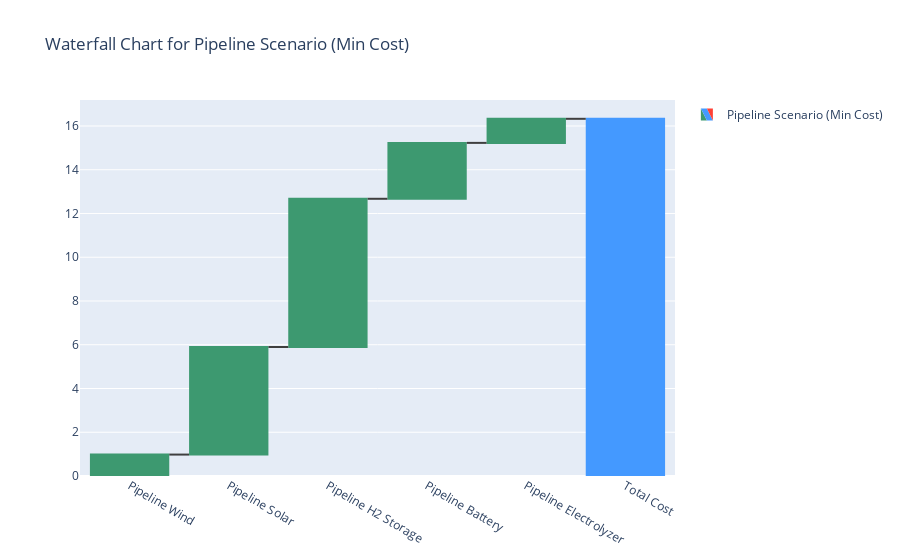
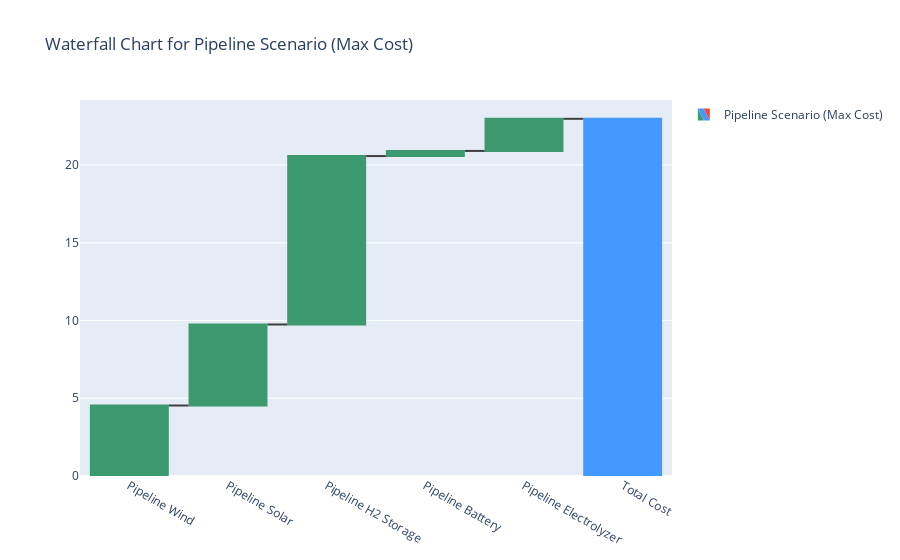
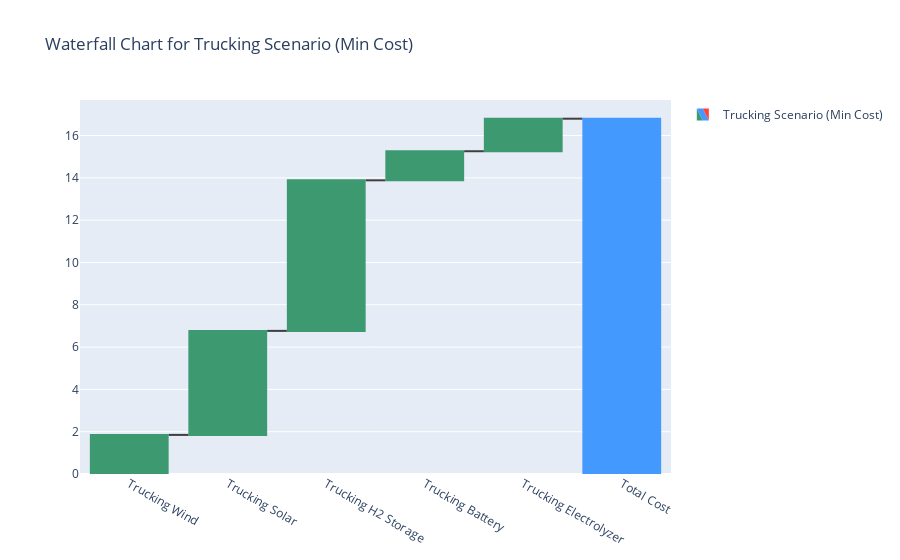
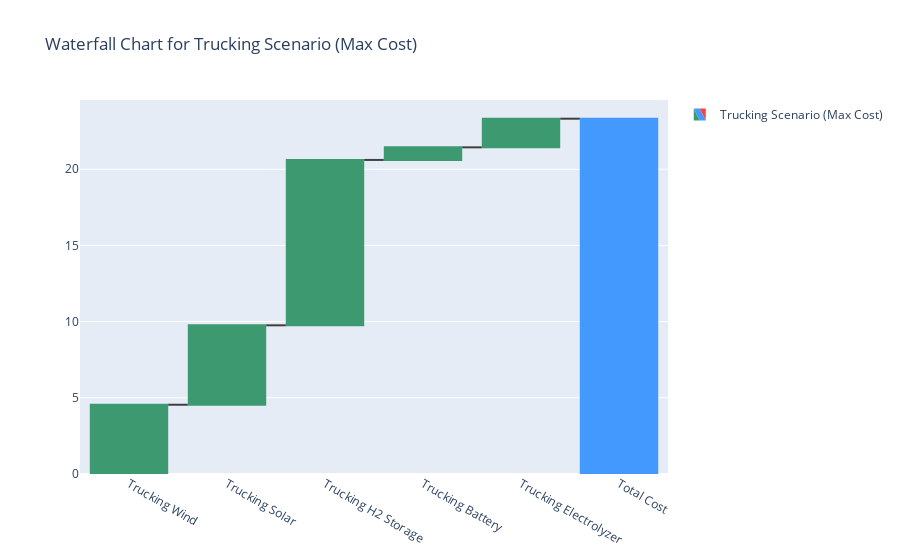

Notebook source saved alongside these figures, in order:
### Code cell
import plotly.graph_objects as go

# Define the components for the waterfall chart
pipeline_components = ['Vientiane LCOH - pipeline wind portion', 'Vientiane LCOH - pipeline solar portion', 
                       'Vientiane LCOH - pipeline H2 storage portion', 'Vientiane LCOH - pipeline battery costs portion', 
                       'Vientiane LCOH - pipeline electrolyzer portion']

trucking_components = ['Vientiane LCOH - trucking wind portion', 'Vientiane LCOH - trucking solar portion', 
                       'Vientiane LCOH - trucking H2 storage portion', 'Vientiane LCOH - trucking battery costs portion', 
                       'Vientiane LCOH - trucking electrolyzer portion']

# Min-Cost Pipeline Scenario Waterfall
pipeline_min_data = min_pipeline_cost_hexagon[pipeline_components].tolist()
fig_pipeline_min = go.Figure(go.Waterfall(
    name="Pipeline Scenario (Min Cost)", orientation="v",
    measure=["relative", "relative", "relative", "relative", "relative", "total"],
    x=["Pipeline Wind", "Pipeline Solar", "Pipeline H2 Storage", "Pipeline Battery", "Pipeline Electrolyzer", "Total Cost"],
    y=pipeline_min_data + [sum(pipeline_min_data)],
    connector={"line": {"color": "rgb(63, 63, 63)"}},
))
fig_pipeline_min.update_layout(title="Waterfall Chart for Pipeline Scenario (Min Cost)", showlegend=True)
fig_pipeline_min.show()

# Max-Cost Pipeline Scenario Waterfall
pipeline_max_data = max_pipeline_cost_hexagon[pipeline_components].tolist()
fig_pipeline_max = go.Figure(go.Waterfall(
    name="Pipeline Scenario (Max Cost)", orientation="v",
    measure=["relative", "relative", "relative", "relative", "relative", "total"],
    x=["Pipeline Wind", "Pipeline Solar", "Pipeline H2 Storage", "Pipeline Battery", "Pipeline Electrolyzer", "Total Cost"],
    y=pipeline_max_data + [sum(pipeline_max_data)],
    connector={"line": {"color": "rgb(63, 63, 63)"}},
))
fig_pipeline_max.update_layout(title="Waterfall Chart for Pipeline Scenario (Max Cost)", showlegend=True)
fig_pipeline_max.show()

# Min-Cost Trucking Scenario Waterfall
trucking_min_data = min_trucking_cost_hexagon[trucking_components].tolist()
fig_trucking_min = go.Figure(go.Waterfall(
    name="Trucking Scenario (Min Cost)", orientation="v",
    measure=["relative", "relative", "relative", "relative", "relative", "total"],
    x=["Trucking Wind", "Trucking Solar", "Trucking H2 Storage", "Trucking Battery", "Trucking Electrolyzer", "Total Cost"],
    y=trucking_min_data + [sum(trucking_min_data)],
    connector={"line": {"color": "rgb(63, 63, 63)"}},
))
fig_trucking_min.update_layout(title="Waterfall Chart for Trucking Scenario (Min Cost)", showlegend=True)
fig_trucking_min.show()

# Max-Cost Trucking Scenario Waterfall
trucking_max_data = max_trucking_cost_hexagon[trucking_components].tolist()
fig_trucking_max = go.Figure(go.Waterfall(
    name="Trucking Scenario (Max Cost)", orientation="v",
    measure=["relative", "relative", "relative", "relative", "relative", "total"],
    x=["Trucking Wind", "Trucking Solar", "Trucking H2 Storage", "Trucking Battery", "Trucking Electrolyzer", "Total Cost"],
    y=trucking_max_data + [sum(trucking_max_data)],
    connector={"line": {"color": "rgb(63, 63, 63)"}},
))
fig_trucking_max.update_layout(title="Waterfall Chart for Trucking Scenario (Max Cost)", showlegend=True)
fig_trucking_max.show()

### Figure 1 — Plotly figure (JSON) as saved in the notebook; plotly's stock layout.template omitted (floating-point values rounded to 4 significant figures)
{"data": [{"connector": {"line": {"color": "rgb(63, 63, 63)"}}, "measure": ["relative", "relative", "relative", "relative", "relative", "total"], "name": "Pipeline Scenario (Min Cost)", "orientation": "v", "type": "waterfall", "x": ["Pipeline Wind", "Pipeline Solar", "Pipeline H2 Storage", "Pipeline Battery", "Pipeline Electrolyzer", "Total Cost"], "y": [0.9794, 4.918, 6.775, 2.555, 1.101, 16.33]}], "layout": {"showlegend": true, "title": {"text": "Waterfall Chart for Pipeline Scenario (Min Cost)"}}}

### Figure 2 — Plotly figure (JSON) as saved in the notebook; plotly's stock layout.template omitted (floating-point values rounded to 4 significant figures)
{"data": [{"connector": {"line": {"color": "rgb(63, 63, 63)"}}, "measure": ["relative", "relative", "relative", "relative", "relative", "total"], "name": "Pipeline Scenario (Max Cost)", "orientation": "v", "type": "waterfall", "x": ["Pipeline Wind", "Pipeline Solar", "Pipeline H2 Storage", "Pipeline Battery", "Pipeline Electrolyzer", "Total Cost"], "y": [4.535, 5.212, 10.84, 0.329, 2.067, 22.98]}], "layout": {"showlegend": true, "title": {"text": "Waterfall Chart for Pipeline Scenario (Max Cost)"}}}

### Figure 3 — Plotly figure (JSON) as saved in the notebook; plotly's stock layout.template omitted (floating-point values rounded to 4 significant figures)
{"data": [{"connector": {"line": {"color": "rgb(63, 63, 63)"}}, "measure": ["relative", "relative", "relative", "relative", "relative", "total"], "name": "Trucking Scenario (Min Cost)", "orientation": "v", "type": "waterfall", "x": ["Trucking Wind", "Trucking Solar", "Trucking H2 Storage", "Trucking Battery", "Trucking Electrolyzer", "Total Cost"], "y": [1.848, 4.918, 7.118, 1.374, 1.538, 16.8]}], "layout": {"showlegend": true, "title": {"text": "Waterfall Chart for Trucking Scenario (Min Cost)"}}}

### Figure 4 — Plotly figure (JSON) as saved in the notebook; plotly's stock layout.template omitted (floating-point values rounded to 4 significant figures)
{"data": [{"connector": {"line": {"color": "rgb(63, 63, 63)"}}, "measure": ["relative", "relative", "relative", "relative", "relative", "total"], "name": "Trucking Scenario (Max Cost)", "orientation": "v", "type": "waterfall", "x": ["Trucking Wind", "Trucking Solar", "Trucking H2 Storage", "Trucking Battery", "Trucking Electrolyzer", "Total Cost"], "y": [4.545, 5.212, 10.85, 0.8272, 1.879, 23.32]}], "layout": {"showlegend": true, "title": {"text": "Waterfall Chart for Trucking Scenario (Max Cost)"}}}
